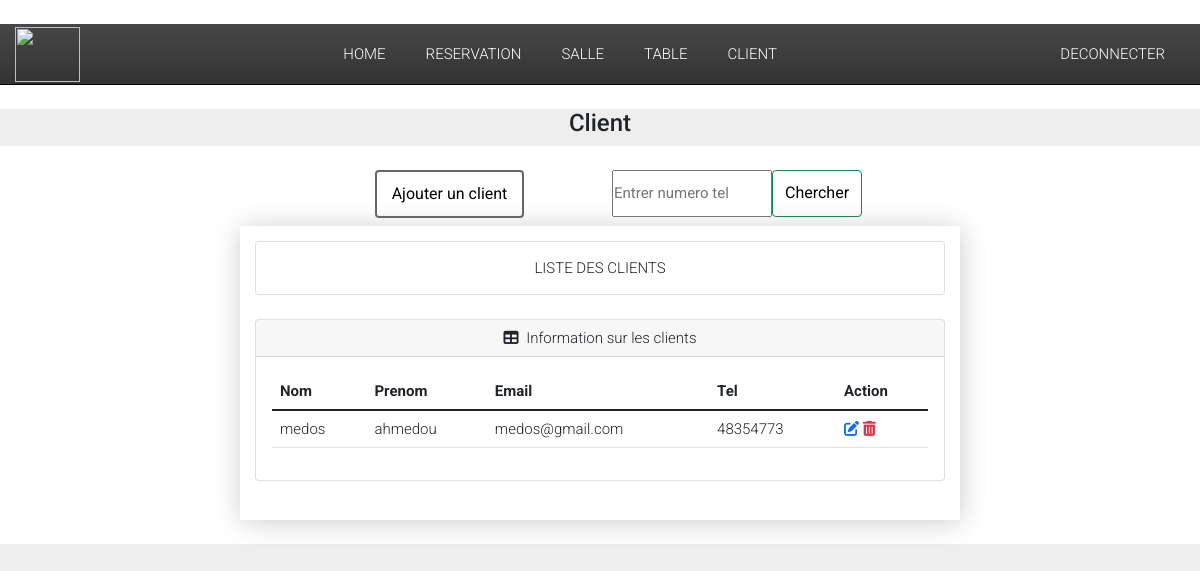
/client/ (signed in), run on an earlier commit of the app's database.
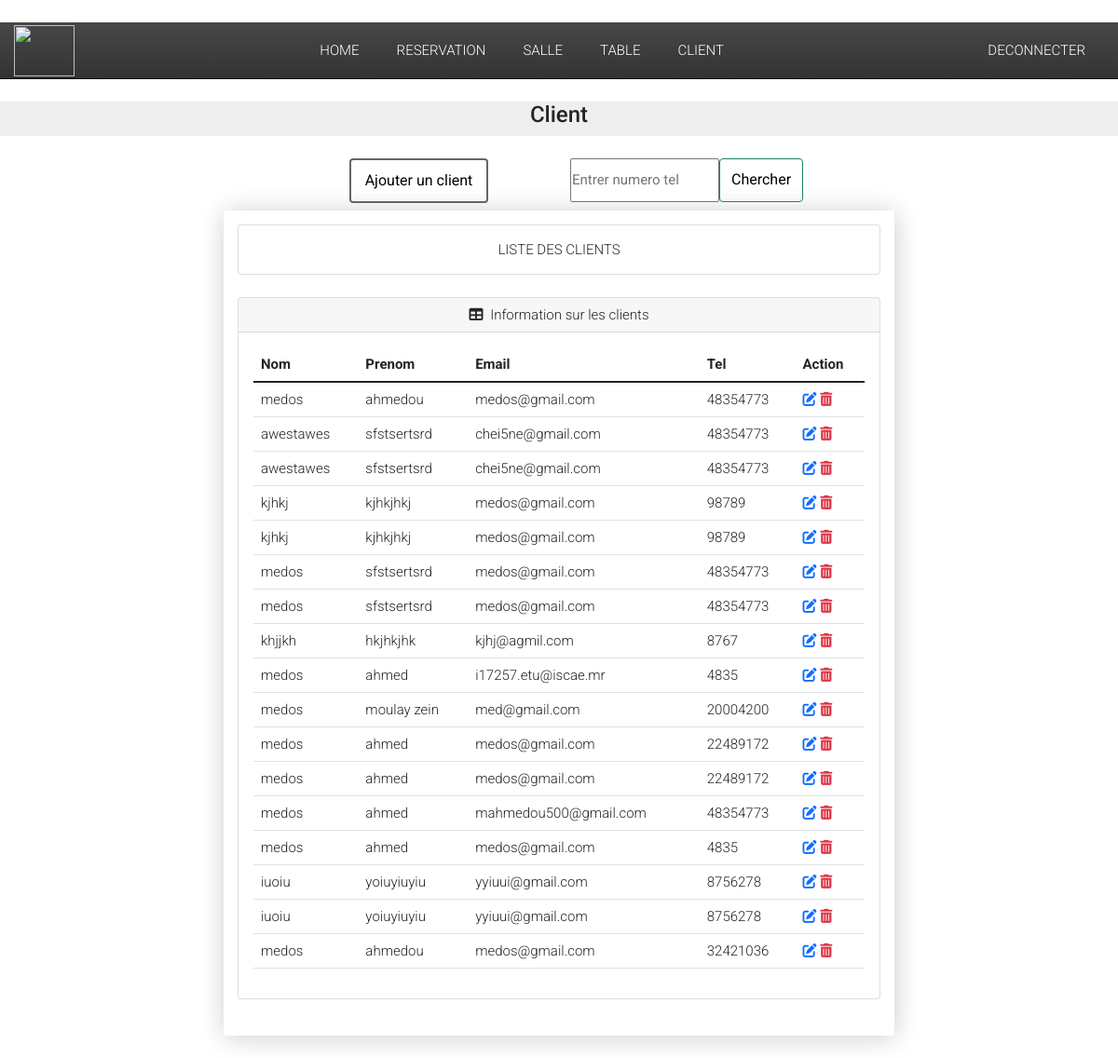
And on a later commit of the database.
### Reservation/models.py (models this page shows, shortened)
class Client(models.Model):
    nom = models.CharField(max_length=50)
    prenom = models.CharField(max_length=50)
    email = models.EmailField(max_length=50)
    verification = RegexValidator(regex="[1-9]{8}", message="Veuillez entrer un numero correct")
    phone_validator = RegexValidator(regex=r'^(1[1-9]|2[1-2,4,7,8]|3[1-5]|3[7-8]|4[1-9]'
                                       r'|5[1,3-5]|6[1-9]|7[1,3,4,5,7,9]'
                                       r'|8[1-9]|9[1-9]){1}[0-9]{8,9}$',
                                 message="entrer un nombre valide")
    tel = models.IntegerField(validators=[phone_validator])

### Reservation/views.py (the view)
# urls.py: path('client/',views.client, name="client"),
def client(request):
    if not request.user.is_authenticated:
        return redirect('login')
    else:
        client = Client.objects.all()
        return render(request, 'Reservation/Client.html',{'client':client})

### Reservation/templates/Reservation/Client.html (shortened to what this page needs)
{% extends 'Reservation/main.html' %}
{% block content%}
{% load static %}
<!DOCTYPE html>
<html lang="en">
  <head>
	<link rel="stylesheet" href="{% static 'table/css/demo.css' %}">
  </head>
  <body>
<h4><center>  Client  </center></h4>
 <main>
  <div class="row" >
    <div class="col-sm">
    </div>
    <div class="col-sm">
    <center>
    <h6 class=""><a class="btn btn-outline-success text-black border-4px solid green mt-auto align-self-start" href="{% url 'ajout_client' %}">Ajouter un client</a></h6>
    </center>
  </div>
  <div class="col-sm">
    <center>
      <form class="d-flex ml-3" method="POST" action="{% url 'rechercher_client'%}" >
          <input style="width: 160px; height:47px; border-color: green text-black border-11px solid" placeholder="Entrer numero tel"  type="number" aria-label="search"id="tel" name="tel" required>
          <button class= "btn btn-outline-success text-black border-4px solid green background-color-green" type="submit"> Chercher </button>
        </form> </center>
  </div>
  <div class="col-sm"> </div>
</div>
<section class="container cd-table-container">
  <div class="card mb-4">
    <div class="card-body">
        <center>LISTE DES CLIENTS</center>
    </div>
</div>
  <div class="card mb-4">
    <div class="card-header">
      <center><i class="fas fa-table me-1"></i>
        Information sur les clients</center>
    </div>
    <div class="card-body">
        <table  class="table table-hover">
    <thead>
      <tr>
        <th>Nom</th>
        <th>Prenom</th>
        <th>Email</th>
        <th>Tel</th>
        <th>Action</th>
      </tr>
    </thead>
    <tbody>
      {% for items in client %}
      <tr>
        <td>{{items.nom}}</td>
        <td>{{items.prenom}}</td>
        <td>{{items.email}}</td>
        <td>{{items.tel}}</td>
        <td><a  href="{% url 'modifier_client' items.id %}" > <i class="fas fa-edit"></i></a>
          <a class="text-danger" href="/supprimer_client/{{items.id}}/" ><i class="fas fa-trash-alt"></i></a>  </td>
        </tr>
        {% endfor %}
    </tbody>
  </table>
</section>
 </main>
  </body>
</html>
{% endblock %}

What changed in the data, as far as the page shows it:
added Client: nom "awestawes", prenom "sfstsertsrd", email "chei5ne@gmail.com", tel "48354773"
added Client: nom "awestawes", prenom "sfstsertsrd", email "chei5ne@gmail.com", tel "48354773"
added Client: nom "kjhkj", prenom "kjhkjhkj", email "medos@gmail.com", tel "98789"
added Client: nom "kjhkj", prenom "kjhkjhkj", email "medos@gmail.com", tel "98789"
added Client: nom "medos", prenom "sfstsertsrd", email "medos@gmail.com", tel "48354773"
added Client: nom "medos", prenom "sfstsertsrd", email "medos@gmail.com", tel "48354773"
added Client: nom "khjjkh", prenom "hkjhkjhk", email "kjhj@agmil.com", tel "8767"
added Client: nom "medos", prenom "ahmed", email "i17257.etu@iscae.mr", tel "4835"
added Client: nom "medos", prenom "moulay zein", email "med@gmail.com", tel "20004200"
added Client: nom "medos", prenom "ahmed", email "medos@gmail.com", tel "22489172"
added Client: nom "medos", prenom "ahmed", email "medos@gmail.com", tel "22489172"
added Client: nom "medos", prenom "ahmed", email "mahmedou500@gmail.com", tel "48354773"
added Client: nom "medos", prenom "ahmed", email "medos@gmail.com", tel "4835"
added Client: nom "iuoiu", prenom "yoiuyiuyiu", email "yyiuui@gmail.com", tel "8756278"
added Client: nom "iuoiu", prenom "yoiuyiuyiu", email "yyiuui@gmail.com", tel "8756278"
added Client: nom "medos", prenom "ahmedou", email "medos@gmail.com", tel "32421036"
